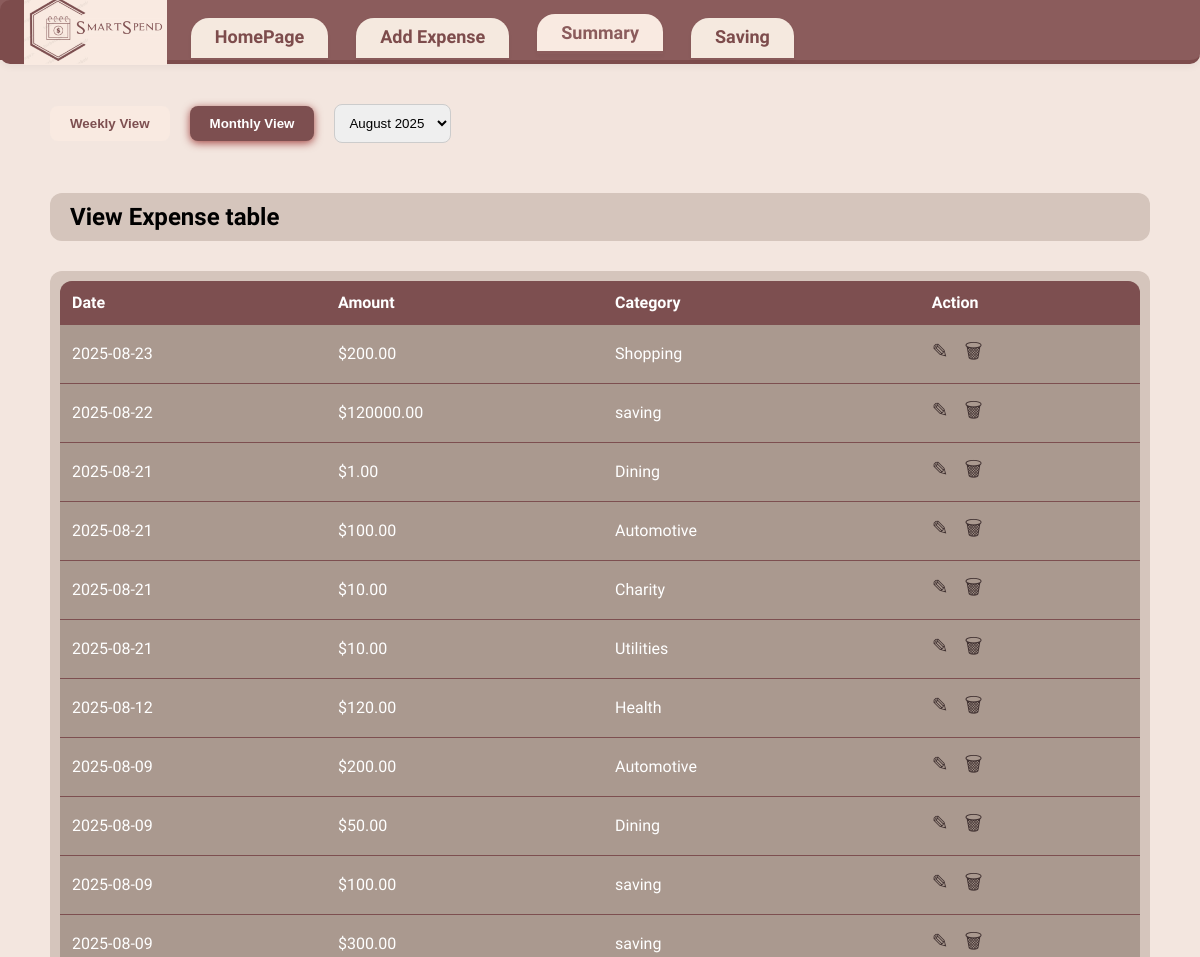
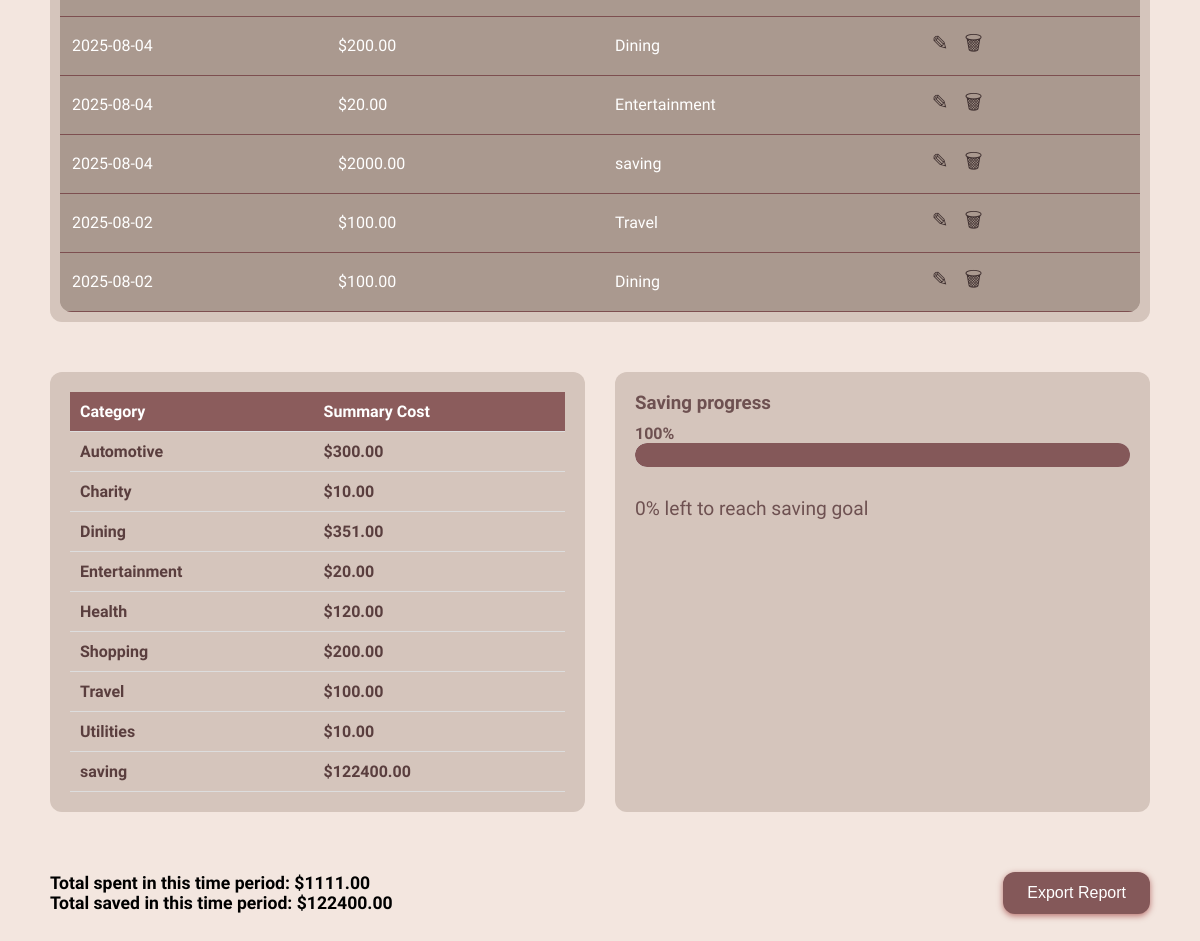
Page /summary on the committed database (2 pictures, top to bottom).
### tables this page shows
CREATE TABLE Expenses (
                        id INTEGER PRIMARY KEY AUTOINCREMENT,
                        amount REAL,
                        date TEXT,
                        description TEXT,
                        category TEXT,
                        timestamp TEXT
                    );

### app.py (the view, shortened to what this page needs)
@app.route('/summary')
def summary():
    view_mode = request.args.get('view', 'monthly')
    selected_period_label = request.args.get('period')
    conn = db_manager.connect()
    c = conn.cursor()
    c.execute('SELECT DISTINCT strftime("%Y-%m", date) FROM Expenses ORDER BY date DESC')
    month_keys = [row[0] for row in c.fetchall()]
    c.execute('SELECT DISTINCT strftime("%Y-%W", date) FROM Expenses ORDER BY date DESC')
    week_keys = [row[0] for row in c.fetchall()]
    month_periods = [month_name[int(m.split("-")[1])] + " " + m.split("-")[0] for m in month_keys]
    week_periods = [f"Week {int(w.split('-')[1])} {w.split('-')[0]}" for w in week_keys]
    if not selected_period_label:
        if view_mode == 'monthly' and month_keys:
            selected_period_label = month_periods[0]
        elif view_mode == 'weekly' and week_keys:
            selected_period_label = week_periods[0]
    if view_mode == 'monthly':
        periods = month_periods
        if selected_period_label in periods:
            idx = periods.index(selected_period_label)
            query_period = month_keys[idx]
        else:
            query_period = datetime.now().strftime('%Y-%m')
            selected_period_label = month_name[int(query_period.split('-')[1])] + " " + query_period.split('-')[0]
    try:
        if view_mode == 'monthly':
            c.execute('SELECT * FROM Expenses WHERE strftime("%Y-%m", date) = ? ORDER BY date DESC', (query_period,))
        else:
            c.execute('SELECT * FROM Expenses WHERE strftime("%Y-%W", date) = ? ORDER BY date DESC', (query_period,))
        expenses = c.fetchall()
        if view_mode == 'monthly':
            c.execute('SELECT category, SUM(amount) FROM Expenses WHERE strftime("%Y-%m", date) = ? GROUP BY category', (query_period,))
        else:
            c.execute('SELECT category, SUM(amount) FROM Expenses WHERE strftime("%Y-%W", date) = ? GROUP BY category', (query_period,))
        summary_data = c.fetchall()
        if view_mode == 'monthly':
            c.execute('SELECT SUM(amount) FROM Expenses WHERE strftime("%Y-%m", date) = ? AND category != "saving"', (query_period,))
            total_spent = c.fetchone()[0] or 0
            c.execute('SELECT SUM(amount) FROM Expenses WHERE category = "saving" AND strftime("%Y-%m", date) = ?', (query_period,))
            total_saved = c.fetchone()[0] or 0
        c.execute('SELECT target_amount FROM Goals WHERE is_active = 1')
        goal = c.fetchone()
        saving_percent = 0
        if goal and goal[0] > 0:
            saving_percent = int(round((total_saved / goal[0]) * 100))
            saving_percent = max(0, min(saving_percent, 100))
    except Exception as e:
        print(f"Error fetching summary data: {e}")
        expenses = []
        summary_data = []
        total_spent = 0
        total_saved = 0
        saving_percent = 0
    conn.close()
    try:
        total_spent = float(total_spent)
    except (TypeError, ValueError):
        total_spent = 0.0
    try:
        total_saved = float(total_saved)
    except (TypeError, ValueError):
        total_saved = 0.0
    summary_data = [(cat, float(tot) if tot is not None else 0.0) for cat, tot in summary_data]
    expenses = [(
        exp[0],
        float(exp[1]) if exp[1] is not None else 0.0,
        exp[2],
        exp[3],
        exp[4],
        exp[5]
    ) for exp in expenses]
    return render_template(
        'summary.html',
        expenses=expenses,
        summary_data=summary_data,
        total_spent=total_spent,
        total_saved=total_saved,
        saving_percent=saving_percent,
        periods=periods,
        selected_period=selected_period_label,
        view_mode=view_mode
    )

### app.py (called while the page is built)
    def connect(self):
        return sqlite3.connect(self.db_name)

### templates/summary.html (shortened to what this page needs)
<!DOCTYPE html>
<html lang="en">
<head>
  <link rel="stylesheet" href="{{ url_for('static', filename='summary.css') }}" />
</head>
<body>
  <header class="navbar">
  <img src="{{ url_for('static', filename='logo.png') }}" alt="SmartSpend Logo" class="nav-logo" />
  <nav>
    <a href="/home">HomePage</a>
    <a href="/add">Add Expense</a>
    <a href="/summary" class="active">Summary</a>
    <a href="/saving">Saving</a>
  </nav>
  </header>
  <div class="container">
    <main class="summary-page">
        <div class="controls">
          <button id="weekly" class="{{ 'active' if view_mode == 'weekly' else '' }}" onclick="window.location.href='?view=weekly'">Weekly View</button>
          <button id="monthly" class="{{ 'active' if view_mode == 'monthly' else '' }}" onclick="window.location.href='?view=monthly'">Monthly View</button>
          <select id="period" onchange="window.location.href='?view={{ view_mode }}&period='+this.value">
            {% for period in periods %}
              <option value="{{ period }}" {% if period == selected_period %}selected{% endif %}>{{ period }}</option>
            {% endfor %}
          </select>
        </div>
        <h2>View Expense table</h2>
        <div class="table-container">
          <table>
            <thead>
              <tr>
                <th>Date</th>
                <th>Amount</th>
                <th>Category</th>
                <th>Action</th>
              </tr>
            </thead>
            <tbody>
              {% if expenses %}
                {% for exp in expenses %}
                  <tr>
                    <td>{{ exp[2] }}</td>
                    <td>${{ "%.2f"|format(exp[1]) }}</td>
                    <td>{{ exp[4] }}</td>
                    <td>
                      <a href="/edit-expense/{{ exp[0] }}" title="Edit">&#9998;</a>
                      <a href="/delete-expense/{{ exp[0] }}" title="Delete" onclick="return confirm('Delete this expense?')">&#128465;</a>
                    </td>
                  </tr>
                {% endfor %}
              {% else %}
                <tr><td colspan="4">No expenses recorded</td></tr>
              {% endif %}
            </tbody>
          </table>
        </div>
        <div class="summary-bottom">
          <div class="category-summary">
            <table>
              <thead>
                <tr>
                  <th>Category</th>
                  <th>Summary Cost</th>
                </tr>
              </thead>
              <tbody>
                {% for cat, tot in summary_data %}
                  <tr>
                    <td>{{ cat }}</td>
                    <td>${{ "%.2f"|format(tot) }}</td>
                  </tr>
                {% endfor %}
              </tbody>
            </table>
          </div>
          <div class="saving-progress">
            <h3>Saving progress</h3>
            <div class="progress-label">{{ saving_percent }}%</div>
            <div class="progress-bar">
              <div class="fill" style="width: {{ saving_percent }}%;"></div>
            </div>
            <div class="progress-text">{{ 100 - saving_percent }}% left to reach saving goal</div>
          </div>
        </div>
        <div class="footer">
          <div>
            <div>Total spent in this time period: ${{ "%.2f"|format(total_spent) }}</div>
            <div>Total saved in this time period: ${{ "%.2f"|format(total_saved) }}</div>
          </div>
          <div>
            <button id="export" onclick="window.location.href='/export-report?view={{ view_mode }}&period={{ selected_period }}'">Export Report</button>
          </div>
        </div>
      </main>
    </div>
</body>
</html>

### static/summary.css (style rules this page uses)
body, html { margin: 0; padding: 0; height: 100%; font-family: 'Work Sans', sans-serif; background-color: #f3e6df; }
.navbar { background-color: #8b5c5c; display: flex; align-items: center; justify-content: flex-start; padding: 0; height: 60px; border-bottom: 4px solid #7d4c4c; border-radius: 0 0 10px 10px; box-shadow: 0 2px 8px rgba(0,0,0,0.06); position: relative; }
.navbar::before { content: ""; position: absolute; left: 0; top: 0; width: 120px; height: 100%; background-color: #7d4c4c; border-radius: 10px 0 0 0; z-index: 0; }
.nav-logo { height: 70px; margin-left: 24px; margin-right: 24px; position: relative; z-index: 1; }
.navbar nav { display: flex; gap: 18px; position: relative; z-index: 1; }
.navbar nav a { color: #7d4c4c; text-decoration: none; font-size: 18px; font-family: 'Baloo Bhai', cursive; font-weight: 700; background: #f5e9df; border-radius: 18px 18px 0 0; padding: 8px 24px; margin-right: 10px; box-shadow: 0 2px 4px rgba(0,0,0,0.04); border: none; transition: background 0.2s; position: relative; top: 8px; }
.navbar nav a.active, .navbar nav a:focus { background: #F9EAE1; color: #8b5c5c; border-bottom: 3px solid #8b5c5c; top: 4px; }
.controls { display: flex; align-items: center; gap: 20px; }
.controls button { padding: 10px 20px; border: none; border-radius: 8px; background-color: #f9eae1; color: #7D4F50; font-weight: 600; cursor: pointer; }
.controls button.active { background-color: #7D4F50; color: #fff; box-shadow: 0 2px 8px rgba(128, 0, 0, 0.7); }
.controls select { padding: 10px; border-radius: 8px; border: 1px solid #ccc; cursor: pointer; }
.summary-page > h2 { background-color: #D5C5BC; padding: 10px 20px; border-radius: 12px; color: #000000; font-weight: 700; display: inline-block; margin-bottom: 0; }
.table-container { overflow-y: visible; border-radius: 12px; background-color: #D5C5BC; padding: 10px; box-sizing: border-box; }
.table-container table { width: 100%; border-collapse: collapse; background-color: #AA998F; border-radius: 12px; overflow: hidden; }
.table-container th, .table-container td { padding: 12px; text-align: left; border-bottom: 1px solid #7D4F50; color: #fff; }
.table-container th { background-color: #7D4F50; font-weight: 700; }
.table-container tbody tr { background-color: #AA998F; }
.table-container tbody tr:nth-child(even) { background-color: #AA998F; }
.table-container td a { margin-right: 12px; color: #3e2f2f; font-size: 20px; text-decoration: none; cursor: pointer; transition: color 0.2s; }
.summary-bottom { display: flex; gap: 30px; margin-top: 20px; }
.category-summary, .saving-progress { flex: 1; background-color: #D5C5BC; padding: 20px; border-radius: 12px; }
.category-summary h3, .saving-progress h3 { margin-top: 0; color: #7D4F50; }
.category-summary table { width: 100%; border-collapse: collapse; }
.category-summary th, .category-summary td { padding: 10px; border-bottom: 1px solid #ddd; text-align: left; color: #5a3e3e; font-weight: 600; }
.category-summary th { background-color: #8b5c5c; color: #fff; font-weight: 700; }
.saving-progress { background-color: #D5C5BC; }
.saving-progress h3 { font-weight: 700; color: #6e5151; margin-bottom: 10px; }
.progress-label { font-weight: 700; color: #6e5151; min-width: 50px; }
.progress-bar { flex: 1; background-color: #dcd6d6; border-radius: 20px; height: 24px; overflow: hidden; }
.progress-bar .fill { background-color: #845859; height: 100%; border-radius: 20px 0 0 20px; }
.progress-text { font-size: 1.2em; color: #6e5151; margin-top: 30px; }
.footer { display: flex; justify-content: space-between; align-items: center; margin-top: 30px; font-weight: 700; color: #000000; font-size: 1.1em; flex-wrap: wrap; gap: 20px; }
.footer button { padding: 12px 24px; background-color: #845859; color: #fff; border: none; border-radius: 12px; font-size: 16px; cursor: pointer; box-shadow: 0 2px 6px rgba(128, 0, 0, 0.5); transition: background-color 0.3s; }
.container { display: flex; height: 100vh; }
.summary-page { padding: 40px 50px; flex: 1; overflow-y: auto; display: flex; flex-direction: column; gap: 30px; }

### rows in the picture
Expenses: date "2025-08-23", amount "200.00", category "Shopping"
Expenses: date "2025-08-22", amount "120000.00", category "saving"
Expenses: date "2025-08-21", amount "1.00", category "Dining"
Expenses: date "2025-08-21", amount "100.00", category "Automotive"
Expenses: date "2025-08-21", amount "10.00", category "Charity"
Expenses: date "2025-08-21", amount "10.00", category "Utilities"
Expenses: date "2025-08-12", amount "120.00", category "Health"
Expenses: date "2025-08-09", amount "200.00", category "Automotive"
Expenses: date "2025-08-09", amount "50.00", category "Dining"
Expenses: date "2025-08-09", amount "100.00", category "saving"
Expenses: date "2025-08-09", amount "300.00", category "saving"
Expenses: date "2025-08-04", amount "200.00", category "Dining"
Expenses: date "2025-08-04", amount "20.00", category "Entertainment"
Expenses: date "2025-08-04", amount "2000.00", category "saving"
Expenses: date "2025-08-02", amount "100.00", category "Travel"
Expenses: date "2025-08-02", amount "100.00", category "Dining"

### other values in the picture
{{ cat }} "Automotive" "Dining" "saving"
{{ "%.2f"|format(tot) }} "300.00" "351.00" "122400.00"
{{ saving_percent }} "100"
{{ 100 - saving_percent }} "0"
{{ "%.2f"|format(total_spent) }} "1111.00"
{{ "%.2f"|format(total_saved) }} "122400.00"
form field value "August 2025"
